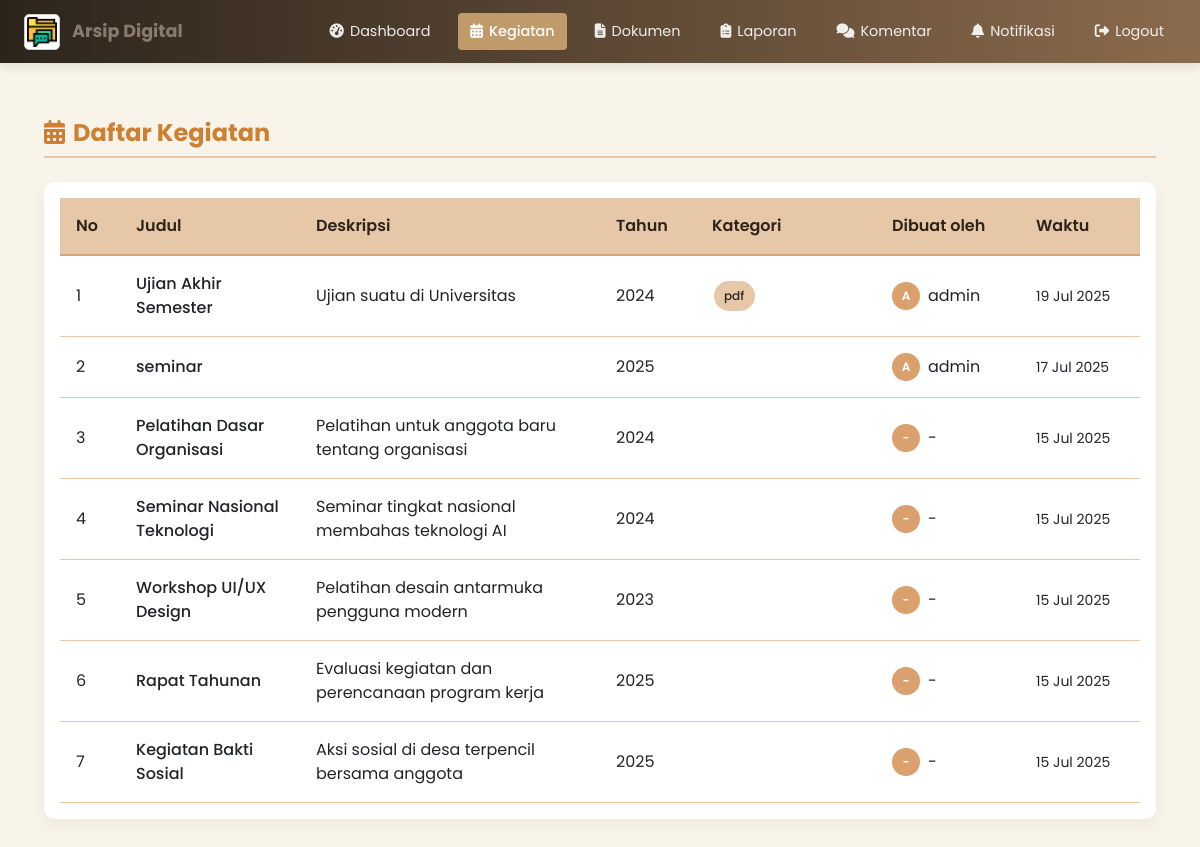
The page /user/event.php (signed in) on the database its author committed.
### tables this page shows
CREATE TABLE `events` (
  `id` int(11) NOT NULL,
  `title` varchar(100) NOT NULL,
  `description` text DEFAULT NULL,
  `event_year` year(4) DEFAULT NULL,
  `created_by` int(11) DEFAULT NULL,
  `created_at` timestamp NOT NULL DEFAULT current_timestamp()
);

CREATE TABLE `users` (
  `id` int(11) NOT NULL,
  `username` varchar(50) NOT NULL,
  `email` varchar(100) DEFAULT NULL,
  `password` varchar(255) NOT NULL,
  `role` enum('admin','user') DEFAULT 'user',
  `created_at` timestamp NOT NULL DEFAULT current_timestamp()
);

### src/user/event.php (the view, shortened to what this page needs)
<?php
include '../includes/header_user.php';
$events = $conn->query("SELECT e.*, u.username
    FROM events e
    LEFT JOIN users u ON e.created_by = u.id
    ORDER BY e.created_at DESC");
function get_categories($event_id, $conn) {
    $cat = $conn->query("SELECT c.name FROM event_categories ec
                        JOIN categories c ON ec.category_id = c.id
                        WHERE ec.event_id = $event_id");
    $list = [];
    while ($c = $cat->fetch_assoc()) {
        $list[] = $c['name'];
    }
    return implode(', ', $list);
}
?>
<!DOCTYPE html>
<html lang="id">
<head>
</head>
<body>
    <div class="page-container">
        <h4 class="page-title">
            <i class="fas fa-calendar-alt me-2"></i>Daftar Kegiatan
        </h4>
        <div class="table-container">
            <table class="table table-hover">
                <thead>
                    <tr>
                        <th width="5%">No</th>
                        <th width="15%">Judul</th>
                        <th width="25%">Deskripsi</th>
                        <th width="8%">Tahun</th>
                        <th width="15%">Kategori</th>
                        <th width="12%">Dibuat oleh</th>
                        <th width="10%">Waktu</th>
                    </tr>
                </thead>
                <tbody>
                    <?php $no = 1; while ($e = $events->fetch_assoc()): ?>
                    <tr>
                        <td><?= $no++ ?></td>
                        <td class="event-title"><?= htmlspecialchars($e['title']) ?></td>
                        <td class="event-description"><?= htmlspecialchars($e['description']) ?></td>
                        <td><?= $e['event_year'] ?></td>
                        <td>
                            <?php
                            $categories = explode(', ', get_categories($e['id'], $conn));
                            foreach ($categories as $category):
                                if (!empty($category)):
                            ?>
                                <span class="category-badge"><?= htmlspecialchars($category) ?></span>
                            <?php
                                endif;
                            endforeach;
                            ?>
                        </td>
                        <td>
                            <div class="creator-info">
                                <div class="creator-avatar">
                                    <?= strtoupper(substr($e['username'] ?? '-', 0, 1)) ?>
                                </div>
                                <?= htmlspecialchars($e['username'] ?? '-') ?>
                            </div>
                        </td>
                        <td class="timestamp"><?= date('d M Y', strtotime($e['created_at'])) ?></td>
                    </tr>
                    <?php endwhile; ?>
                </tbody>
            </table>
        </div>
    </div>
    <?php include '../includes/footer.php'; ?>
</body>
</html>

### src/includes/header_user.php (style rules this page uses)
:root { --twilight-bronze: #8B6B4D; --twilight-light: #D4B78F; --twilight-dark: #5A4A3A; --twilight-accent: #C19A6B; --twilight-bg: #F5EFE6; }
body { background-color: var(--twilight-bg); margin: 0; padding: 0; }

### src/user/event.php (style rules this page uses)
:root { --twilight-dark: #2C241B; --twilight-medium: #5A4A3F; --twilight-light: #8A7B70; --bronze-dark: #CD7F32; --bronze-medium: #DAA06D; --bronze-light: #E6C7A8; --ivory: #F8F4E9; --text-dark: #2C241B; --text-light: #5A4A3F; }
body { font-family: 'Poppins', sans-serif; background-color: var(--ivory); color: var(--text-dark); }
.page-container { max-width: 1200px; margin: 0 auto; padding: 2rem; }
.page-title { color: var(--bronze-dark); font-weight: 700; margin-bottom: 1.5rem; padding-bottom: 0.5rem; border-bottom: 2px solid var(--bronze-light); }
.table-container { background: white; border-radius: 10px; padding: 1rem; box-shadow: 0 5px 15px rgba(44, 36, 27, 0.05); overflow-x: auto; }
.table { margin-bottom: 0; border-collapse: separate; border-spacing: 0; }
.table thead th { background-color: var(--bronze-light); color: var(--twilight-dark); font-weight: 600; border-bottom: 2px solid var(--bronze-medium); position: sticky; top: 0; }
.table tbody tr:nth-child(even) { background-color: rgba(218, 160, 109, 0.05); }
.table td, .table th { padding: 1rem; vertical-align: middle; border-color: var(--bronze-light); }
.event-title { font-weight: 500; color: var(--bronze-dark); }
.event-description { max-width: 300px; white-space: pre-wrap; word-wrap: break-word; }
.category-badge { display: inline-block; padding: 0.35rem 0.65rem; background-color: var(--bronze-light); color: var(--twilight-dark); border-radius: 50rem; font-size: 0.75rem; font-weight: 500; margin: 0.1rem; }
.timestamp { color: var(--twilight-light); font-size: 0.875rem; white-space: nowrap; }
.creator-info { display: flex; align-items: center; gap: 0.5rem; }
.creator-avatar { width: 28px; height: 28px; border-radius: 50%; background-color: var(--bronze-medium); color: white; display: flex; align-items: center; justify-content: center; font-weight: 600; font-size: 0.75rem; }

### rows shown on the page
events: title "Ujian Akhir Semester", description "Ujian suatu di Universitas", event_year "2024", category "pdf", created_by.username "A", created_by.username "admin", created_at "19 Jul 2025"
events: title "seminar", event_year "2025", created_by.username "A", created_by.username "admin", created_at "17 Jul 2025"
events: title "Pelatihan Dasar Organisasi", description "Pelatihan untuk anggota baru tentang organisasi", event_year "2024", username "-", created_at "15 Jul 2025"
events: title "Seminar Nasional Teknologi", description "Seminar tingkat nasional membahas teknologi AI", event_year "2024", username "-", created_at "15 Jul 2025"
events: title "Workshop UI/UX Design", description "Pelatihan desain antarmuka pengguna modern", event_year "2023", username "-", created_at "15 Jul 2025"
events: title "Rapat Tahunan", description "Evaluasi kegiatan dan perencanaan program kerja", event_year "2025", username "-", created_at "15 Jul 2025"
events: title "Kegiatan Bakti Sosial", description "Aksi sosial di desa terpencil bersama anggota", event_year "2025", username "-", created_at "15 Jul 2025"

### other values the page prints
$setting['nama_aplikasi'] "Arsip Digital"
